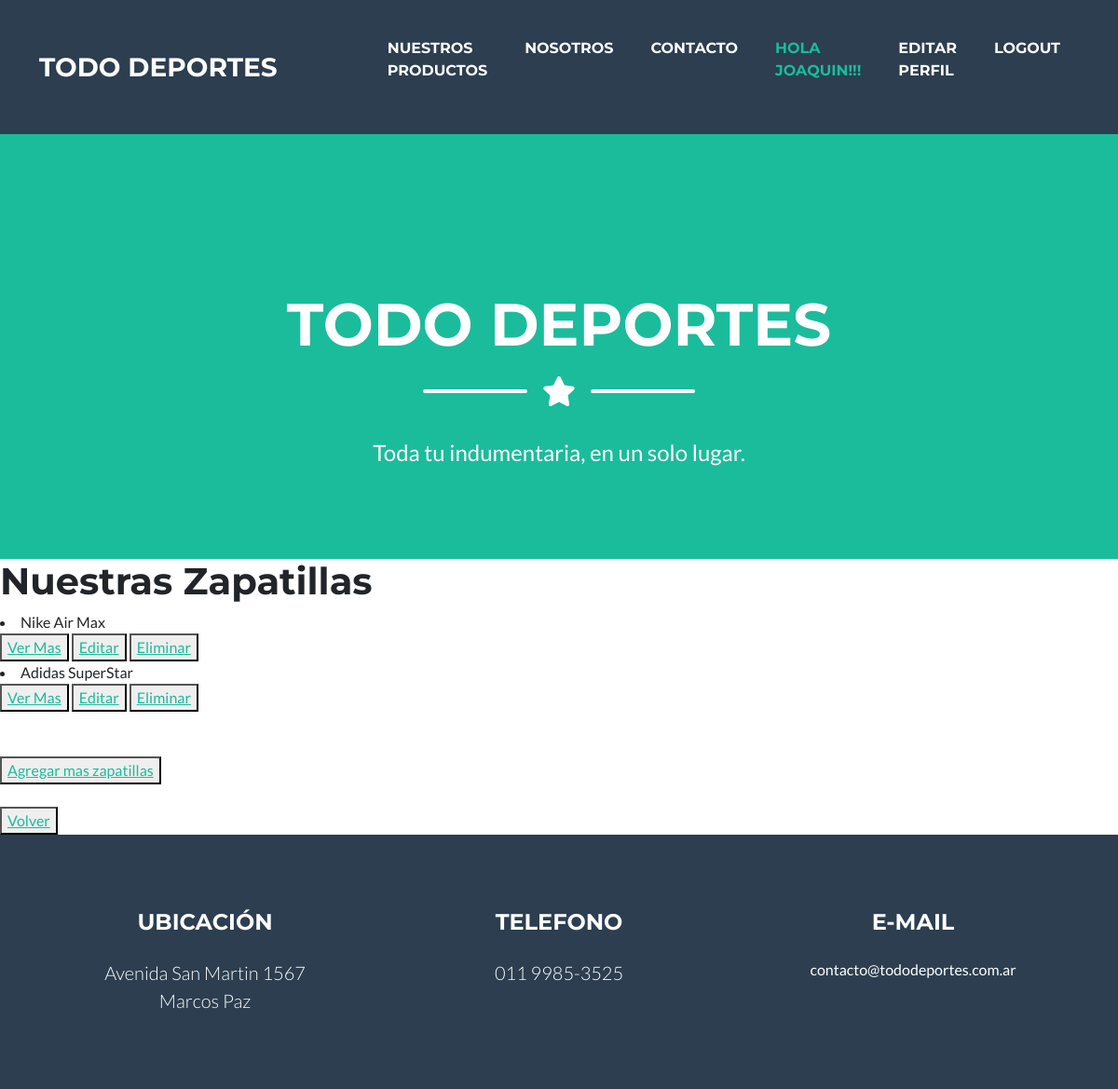
Screenshot of /Appfinal/zapatillas/list (signed in) with the database file from the repository.
### Appfinal/models.py (models this page shows, shortened)
class ZapatillasDeportivas(models.Model):
    tipo = models.CharField(max_length=40)
    talle = models.IntegerField()
    stock = models.BooleanField()
    precio = models.IntegerField()

### Appfinal/views.py (the view)
# urls.py: path('zapatillas/list', views.ZapatillasList.as_view(), name="ListZapas"),
class ZapatillasList(ListView):
    model = ZapatillasDeportivas
    template_name = 'Appfinal/zapatillas_list.html'

### Appfinal/templates/Appfinal/zapatillas_list.html (shortened to what this page needs)
{% extends "Appfinal/padre.html" %}
{% block contenido %}
<h1>Nuestras Zapatillas</h1>
{% for i in object_list%}
<li>{{ i.tipo }}
</li>
<button><a href="{% url 'Zapatillas' i.id %}">Ver Mas</a></button>
{% if request.user.is_authenticated %}
<button><a href="{% url 'EditZapas' i.id %}">Editar</a></button>
<button><a href="{% url 'DeleteZap' i.id %}">Eliminar</a></button>
{% endif %}
{% endfor %}
<br><br><br>
{% if request.user.is_authenticated %}
<button><a href="{% url 'NewZapas'%}">Agregar mas zapatillas</a></button>
{% endif%}
<br>
<br>
<button><a href="{% url 'Tienda' %}">Volver</a></button>
{% endblock %}

### Appfinal/templates/Appfinal/padre.html (shortened to what this page needs)
<!DOCTYPE html>
<html lang="en">
    <head>
        {% load static %}
        <link href="{% static 'Appfinal/css/styles.css' %}" rel="stylesheet" />
    </head>
    <body id="page-top">
        <nav class="navbar navbar-expand-lg bg-secondary text-uppercase fixed-top" id="mainNav">
            <div class="container">
                <a class="navbar-brand" href="{% url 'Index' %}">Todo deportes</a>
                <div class="collapse navbar-collapse" id="navbarResponsive">
                    <ul class="navbar-nav ms-auto">
                        <li class="nav-item mx-0 mx-lg-1"><a class="nav-link py-3 px-0 px-lg-3 rounded" href="{% url 'Tienda' %}">  Nuestros <br>Productos</a></li>
                        <li class="nav-item mx-0 mx-lg-1"><a class="nav-link py-3 px-0 px-lg-3 rounded" href="{% url 'Nosotros' %}">Nosotros</a></li>
                        <li class="nav-item mx-0 mx-lg-1"><a class="nav-link py-3 px-0 px-lg-3 rounded" href="{% url 'Contacto' %}">Contacto</a></li>
                        {% if request.user.is_authenticated %}
                        <li class="nav-item mx-0 mx-lg-1"><p class="nav-link py-3 px-0 px-lg-3 rounded" >Hola <br>{{user}}!!!</p>  </li>
                        <li class="nav-item mx-0 mx-lg-1"><a class="nav-link py-3 px-0 px-lg-3 rounded" href="{% url 'EditarPerfil' %}">Editar <br> Perfil</a></li>
                        <li class="nav-item mx-0 mx-lg-1"><a class="nav-link py-3 px-0 px-lg-3 rounded" href="{% url 'Logout' %}">Logout</a></li>
                        {% else %}
                        <li class="nav-item mx-0 mx-lg-1"><a class="nav-link py-3 px-0 px-lg-3 rounded" href="{% url 'Register' %}">Registro</a></li>
                        <li class="nav-item mx-0 mx-lg-1"><a class="nav-link py-3 px-0 px-lg-3 rounded" href="{% url 'Login' %}">Login</a></li>
                        {% endif %}
                    </ul>
                </div>
            </div>
        </nav>
        <header class="masthead bg-primary text-white text-center">
            <div class="container d-flex align-items-center flex-column">
                <br><br><br><br><br>
                <h1 class="masthead-heading text-uppercase mb-0">Todo Deportes</h1>
                <div class="divider-custom divider-light">
                    <div class="divider-custom-line"></div>
                    <div class="divider-custom-icon"><i class="fas fa-star"></i></div>
                    <div class="divider-custom-line"></div>
                </div>
                <p class="masthead-subheading font-weight-light mb-0">Toda tu indumentaria, en un solo lugar.</p>
            </div>
        </header>
        {% block contenido %}
        {% endblock %}
        <footer class="footer text-center fondo" >
            <div class="container">
                <div class="row">
                    <div class="col-lg-4 mb-5 mb-lg-0">
                        <h4 class="text-uppercase mb-4">Ubicación</h4>
                        <p class="lead mb-0">
                            Avenida San Martin 1567
                            <br />
                            Marcos Paz
                        </p>
                    </div>
                    <div class="col-lg-4 mb-5 mb-lg-0">
                        <h4 class="text-uppercase mb-4">Telefono</h4>
                        <p class="lead mb-0">
                            011 9985-3525
                            <br />
                        </p>
                    </div>
                    <div class="col-lg-4">
                        <h4 class="text-uppercase mb-4">E-mail</h4>
                        <p class="lead mb-0">
                            <p> contacto@tododeportes.com.ar</p>
                        </p>
                    </div>
                </div>
            </div>
        </footer>
    </body>
</html>

### rows the page displays
ZapatillasDeportivas: tipo "Nike Air Max"
ZapatillasDeportivas: tipo "Adidas SuperStar"

### other values shown
{{ user }} "JOAQUIN"
